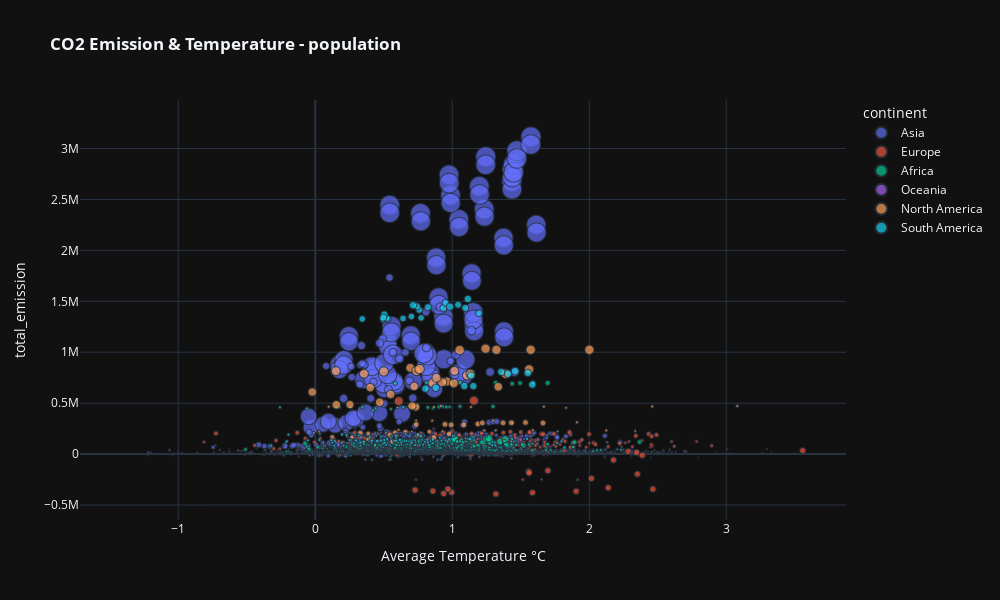

The notebook cell this image was saved under:
### Code cell
fig = px.scatter(emission_data, emission_data["Average Temperature °C"],
           emission_data["total_emission"], 
           size= "total population", 
           title = "<b>CO2 Emission & Temperature - population", 
           template="plotly_dark", 
           color ="continent")
fig.update_layout(width = 1000, height = 600)
fig.show()

### Figure 1 — Plotly figure (JSON) as saved in the notebook; plotly's stock layout.template omitted (floating-point values rounded to 4 significant figures; data arrays with more than 128 entries replaced by an {"elided": "..."} marker saying what was removed)
{"data": [{"hovertemplate": "continent=Asia<br>Average Temperature °C=%{x}<br>total_emission=%{y}<br>total population=%{marker.size}<extra></extra>", "legendgroup": "Asia", "marker": {"color": "#636efa", "size": {"elided": "1565 float values"}, "sizemode": "area", "sizeref": 3641000.0, "symbol": "circle"}, "mode": "markers", "name": "Asia", "showlegend": true, "type": "scattergl", "x": {"elided": "1565 float values"}, "xaxis": "x", "y": {"elided": "1565 float values"}, "yaxis": "y"}, {"hovertemplate": "continent=Europe<br>Average Temperature °C=%{x}<br>total_emission=%{y}<br>total population=%{marker.size}<extra></extra>", "legendgroup": "Europe", "marker": {"color": "#EF553B", "size": {"elided": "1439 float values"}, "sizemode": "area", "sizeref": 3641000.0, "symbol": "circle"}, "mode": "markers", "name": "Europe", "showlegend": true, "type": "scattergl", "x": {"elided": "1439 float values"}, "xaxis": "x", "y": {"elided": "1439 float values"}, "yaxis": "y"}, {"hovertemplate": "continent=Africa<br>Average Temperature °C=%{x}<br>total_emission=%{y}<br>total population=%{marker.size}<extra></extra>", "legendgroup": "Africa", "marker": {"color": "#00cc96", "size": {"elided": "1711 int values"}, "sizemode": "area", "sizeref": 3641000.0, "symbol": "circle"}, "mode": "markers", "name": "Africa", "showlegend": true, "type": "scattergl", "x": {"elided": "1711 float values"}, "xaxis": "x", "y": {"elided": "1711 float values"}, "yaxis": "y"}, {"hovertemplate": "continent=Oceania<br>Average Temperature °C=%{x}<br>total_emission=%{y}<br>total population=%{marker.size}<extra></extra>", "legendgroup": "Oceania", "marker": {"color": "#ab63fa", "size": {"elided": "710 int values"}, "sizemode": "area", "sizeref": 3641000.0, "symbol": "circle"}, "mode": "markers", "name": "Oceania", "showlegend": true, "type": "scattergl", "x": {"elided": "710 float values"}, "xaxis": "x", "y": {"elided": "710 float values"}, "yaxis": "y"}, {"hovertemplate": "continent=North America<br>Average Temperature °C=%{x}<br>total_emission=%{y}<br>total population=%{marker.size}<extra></extra>", "legendgroup": "North America", "marker": {"color": "#FFA15A", "size": {"elided": "1137 float values"}, "sizemode": "area", "sizeref": 3641000.0, "symbol": "circle"}, "mode": "markers", "name": "North America", "showlegend": true, "type": "scattergl", "x": {"elided": "1137 float values"}, "xaxis": "x", "y": {"elided": "1137 float values"}, "yaxis": "y"}, {"hovertemplate": "continent=South America<br>Average Temperature °C=%{x}<br>total_emission=%{y}<br>total population=%{marker.size}<extra></extra>", "legendgroup": "South America", "marker": {"color": "#19d3f3", "size": {"elided": "403 int values"}, "sizemode": "area", "sizeref": 3641000.0, "symbol": "circle"}, "mode": "markers", "name": "South America", "showlegend": true, "type": "scattergl", "x": {"elided": "403 float values"}, "xaxis": "x", "y": {"elided": "403 float values"}, "yaxis": "y"}], "layout": {"height": 600, "legend": {"itemsizing": "constant", "title": {"text": "continent"}, "tracegroupgap": 0}, "title": {"text": "<b>CO2 Emission & Temperature - population"}, "width": 1000, "xaxis": {"anchor": "y", "autorange": true, "domain": [0, 1], "range": [-1.718, 3.874], "title": {"text": "Average Temperature °C"}, "type": "linear"}, "yaxis": {"anchor": "x", "autorange": true, "domain": [0, 1], "range": [-647100.0, 3477000.0], "title": {"text": "total_emission"}, "type": "linear"}}}
